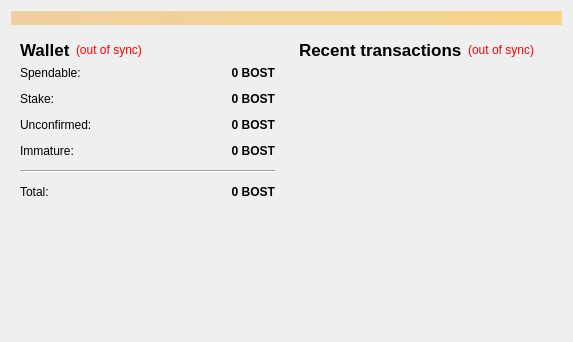
<?xml version="1.0" encoding="UTF-8"?>
<ui version="4.0">
 <class>OverviewPage</class>
 <widget class="QWidget" name="OverviewPage">
  <property name="geometry">
   <rect>
    <x>0</x>
    <y>0</y>
    <width>573</width>
    <height>342</height>
   </rect>
  </property>
  <property name="windowTitle">
   <string>Form</string>
  </property>
  <layout class="QVBoxLayout" name="topLayout">
   <item>
    <widget class="QLabel" name="labelAlerts">
     <property name="visible">
      <bool>false</bool>
     </property>
     <property name="styleSheet">
      <string notr="true">background-color: qlineargradient(x1: 0, y1: 0, x2: 1, y2: 0, stop:0 #F0D0A0, stop:1 #F8D488);  color:#000000
</string>
     </property>
     <property name="wordWrap">
      <bool>true</bool>
     </property>
     <property name="margin">
      <number>3</number>
     </property>
    </widget>
   </item>
   <item>
    <layout class="QHBoxLayout" name="horizontalLayout" stretch="1,1">
     <item>
      <layout class="QVBoxLayout" name="verticalLayout_2">
       <item>
        <widget class="QWidget" name="widget" native="true">
         <layout class="QVBoxLayout" name="verticalLayout_4">
          <item>
           <layout class="QHBoxLayout" name="horizontalLayout_4">
            <item>
             <widget class="QLabel" name="label_5">
              <property name="font">
               <font>
                <pointsize>13</pointsize>
                <weight>75</weight>
                <bold>true</bold>
               </font>
              </property>
              <property name="text">
               <string>Wallet</string>
              </property>
             </widget>
            </item>
            <item>
             <widget class="QLabel" name="labelWalletStatus">
              <property name="toolTip">
               <string>The displayed information may be out of date. Your wallet automatically synchronizes with the boostcoin network after a connection is established, but this process has not completed yet.</string>
              </property>
              <property name="styleSheet">
               <string notr="true">QLabel { color: red; }</string>
              </property>
              <property name="text">
               <string notr="true">(out of sync)</string>
              </property>
              <property name="alignment">
               <set>Qt::AlignLeading|Qt::AlignLeft|Qt::AlignVCenter</set>
              </property>
             </widget>
            </item>
            <item>
             <spacer name="horizontalSpacer_2">
              <property name="orientation">
               <enum>Qt::Horizontal</enum>
              </property>
              <property name="sizeHint" stdset="0">
               <size>
                <width>40</width>
                <height>20</height>
               </size>
              </property>
             </spacer>
            </item>
           </layout>
          </item>
          <item>
           <layout class="QFormLayout" name="formLayout_2">
            <property name="fieldGrowthPolicy">
             <enum>QFormLayout::AllNonFixedFieldsGrow</enum>
            </property>
            <property name="horizontalSpacing">
             <number>12</number>
            </property>
            <property name="verticalSpacing">
             <number>12</number>
            </property>
            <item row="0" column="0">
             <widget class="QLabel" name="overviewpage_spendable_label">
              <property name="text">
               <string>Spendable:</string>
              </property>
             </widget>
            </item>
            <item row="0" column="1">
             <widget class="QLabel" name="labelBalance">
              <property name="font">
               <font>
                <weight>75</weight>
                <bold>true</bold>
               </font>
              </property>
              <property name="cursor">
               <cursorShape>IBeamCursor</cursorShape>
              </property>
              <property name="toolTip">
               <string>Your current spendable balance</string>
              </property>
              <property name="text">
               <string notr="true">0 BOST</string>
              </property>
              <property name="alignment">
               <set>Qt::AlignRight|Qt::AlignTrailing|Qt::AlignVCenter</set>
              </property>
              <property name="textInteractionFlags">
               <set>Qt::LinksAccessibleByMouse|Qt::TextSelectableByKeyboard|Qt::TextSelectableByMouse</set>
              </property>
             </widget>
            </item>
            <item row="1" column="0">
             <widget class="QLabel" name="overviewpage_stake_label">
              <property name="text">
               <string>Stake:</string>
              </property>
             </widget>
            </item>
            <item row="1" column="1">
             <widget class="QLabel" name="labelStake">
              <property name="font">
               <font>
                <weight>75</weight>
                <bold>true</bold>
               </font>
              </property>
              <property name="cursor">
               <cursorShape>IBeamCursor</cursorShape>
              </property>
              <property name="toolTip">
               <string>Total of coins that was staked, and do not yet count toward the current balance</string>
              </property>
              <property name="text">
               <string notr="true">0 BOST</string>
              </property>
              <property name="alignment">
               <set>Qt::AlignRight|Qt::AlignTrailing|Qt::AlignVCenter</set>
              </property>
              <property name="textInteractionFlags">
               <set>Qt::LinksAccessibleByMouse|Qt::TextSelectableByKeyboard|Qt::TextSelectableByMouse</set>
              </property>
             </widget>
            </item>
            <item row="2" column="0">
             <widget class="QLabel" name="overviewpage_unconfirmed_label">
              <property name="text">
               <string>Unconfirmed:</string>
              </property>
             </widget>
            </item>
            <item row="2" column="1">
             <widget class="QLabel" name="labelUnconfirmed">
              <property name="font">
               <font>
                <weight>75</weight>
                <bold>true</bold>
               </font>
              </property>
              <property name="cursor">
               <cursorShape>IBeamCursor</cursorShape>
              </property>
              <property name="toolTip">
               <string>Total of transactions that have yet to be confirmed, and do not yet count toward the current balance</string>
              </property>
              <property name="text">
               <string notr="true">0 BOST</string>
              </property>
              <property name="alignment">
               <set>Qt::AlignRight|Qt::AlignTrailing|Qt::AlignVCenter</set>
              </property>
              <property name="textInteractionFlags">
               <set>Qt::LinksAccessibleByMouse|Qt::TextSelectableByKeyboard|Qt::TextSelectableByMouse</set>
              </property>
             </widget>
            </item>
            <item row="3" column="0">
             <widget class="QLabel" name="overviewpage_immature_label">
              <property name="text">
               <string>Immature:</string>
              </property>
             </widget>
            </item>
            <item row="3" column="1">
             <widget class="QLabel" name="labelImmature">
              <property name="font">
               <font>
                <weight>75</weight>
                <bold>true</bold>
               </font>
              </property>
              <property name="toolTip">
               <string>Mined balance that has not yet matured</string>
              </property>
              <property name="text">
               <string notr="true">0 BOST</string>
              </property>
              <property name="alignment">
               <set>Qt::AlignRight|Qt::AlignTrailing|Qt::AlignVCenter</set>
              </property>
              <property name="textInteractionFlags">
               <set>Qt::LinksAccessibleByMouse|Qt::TextSelectableByKeyboard|Qt::TextSelectableByMouse</set>
              </property>
             </widget>
            </item>
            <item row="4" column="0" colspan="2">
             <widget class="Line" name="line">
              <property name="orientation">
               <enum>Qt::Horizontal</enum>
              </property>
             </widget>
            </item>
            <item row="5" column="0">
             <widget class="QLabel" name="overviewpage_total_label">
              <property name="text">
               <string>Total:</string>
              </property>
             </widget>
            </item>
            <item row="5" column="1">
             <widget class="QLabel" name="labelTotal">
              <property name="font">
               <font>
                <weight>75</weight>
                <bold>true</bold>
               </font>
              </property>
              <property name="cursor">
               <cursorShape>IBeamCursor</cursorShape>
              </property>
              <property name="toolTip">
               <string>Your current total balance</string>
              </property>
              <property name="text">
               <string notr="true">0 BOST</string>
              </property>
              <property name="alignment">
               <set>Qt::AlignRight|Qt::AlignTrailing|Qt::AlignVCenter</set>
              </property>
              <property name="textInteractionFlags">
               <set>Qt::LinksAccessibleByMouse|Qt::TextSelectableByKeyboard|Qt::TextSelectableByMouse</set>
              </property>
             </widget>
            </item>
           </layout>
          </item>
         </layout>
        </widget>
       </item>
       <item>
        <spacer name="verticalSpacer">
         <property name="orientation">
          <enum>Qt::Vertical</enum>
         </property>
         <property name="sizeHint" stdset="0">
          <size>
           <width>20</width>
           <height>40</height>
          </size>
         </property>
        </spacer>
       </item>
      </layout>
     </item>
     <item>
      <layout class="QVBoxLayout" name="verticalLayout_3">
       <item>
        <widget class="QWidget" name="widget_2" native="true">
         <layout class="QVBoxLayout" name="verticalLayout">
          <item>
           <layout class="QHBoxLayout" name="horizontalLayout_2">
            <item>
             <widget class="QLabel" name="label_4">
              <property name="font">
               <font>
                <pointsize>13</pointsize>
                <weight>75</weight>
                <bold>true</bold>
               </font>
              </property>
              <property name="text">
               <string>&lt;b&gt;Recent transactions&lt;/b&gt;</string>
              </property>
             </widget>
            </item>
            <item>
             <widget class="QLabel" name="labelTransactionsStatus">
              <property name="toolTip">
               <string>The displayed information may be out of date. Your wallet automatically synchronizes with the boostcoin network after a connection is established, but this process has not completed yet.</string>
              </property>
              <property name="styleSheet">
               <string notr="true">QLabel { color: red; }</string>
              </property>
              <property name="text">
               <string notr="true">(out of sync)</string>
              </property>
              <property name="alignment">
               <set>Qt::AlignRight|Qt::AlignTrailing|Qt::AlignVCenter</set>
              </property>
             </widget>
            </item>
            <item>
             <spacer name="horizontalSpacer">
              <property name="orientation">
               <enum>Qt::Horizontal</enum>
              </property>
              <property name="sizeHint" stdset="0">
               <size>
                <width>40</width>
                <height>20</height>
               </size>
              </property>
             </spacer>
            </item>
           </layout>
          </item>
          <item>
           <widget class="QListView" name="listTransactions">
            <property name="styleSheet">
             <string notr="true">QListView { 
	background: transparent; 
	color: black;

}</string>
            </property>
            <property name="frameShape">
             <enum>QFrame::NoFrame</enum>
            </property>
            <property name="verticalScrollBarPolicy">
             <enum>Qt::ScrollBarAlwaysOff</enum>
            </property>
            <property name="horizontalScrollBarPolicy">
             <enum>Qt::ScrollBarAlwaysOff</enum>
            </property>
            <property name="selectionMode">
             <enum>QAbstractItemView::NoSelection</enum>
            </property>
           </widget>
          </item>
         </layout>
        </widget>
       </item>
      </layout>
     </item>
    </layout>
   </item>
  </layout>
 </widget>
 <resources/>
 <connections/>
</ui>
